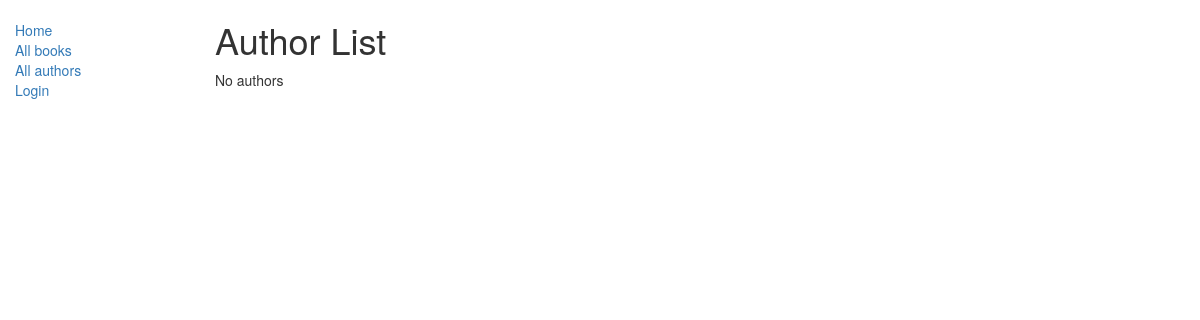
The app's page /catalog/authors/, older data.
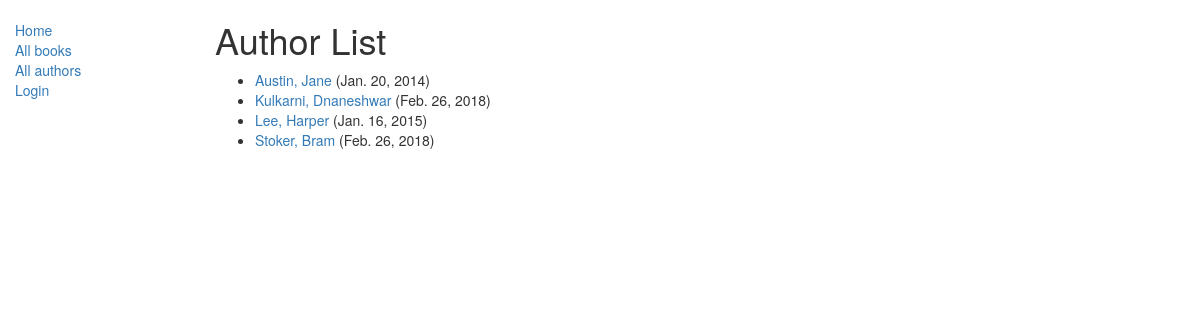
The same page, newer data.
### catalog/models.py (models this page shows, shortened)
class Author(models.Model):
	first_name = models.CharField(max_length=100)
	last_name = models.CharField(max_length=100)
	date_of_birth = models.DateField(null=True, blank=True)
	class Meta:
		ordering = ['last_name', 'first_name']
	def get_absolute_url(self):
		 return reverse('author-detail', args=[str(self.id)]) # pylint: disable=E1101

### catalog/views.py (the view)
# urls.py: path('authors/', views.AuthorListView.as_view(), name='authors'),
class AuthorListView(generic.ListView):
	model = Author

### catalog/templates/catalog/author_list.html
{% extends "base_generic.html" %}
{% block content %}
	<h1>
		Author List
	</h1>
	{% if object_list %}
		<ul>
			{% for author in object_list %}
				<li>
					<a href="{{author.get_absolute_url}}">
						{{author.last_name}},
						{{author.first_name}}
					</a>
					({{author.date_of_birth}})
				</li>
			{% endfor %}
		</ul>
		{% else %}
		<p> No authors </p>
	{% endif %}
{% endblock %}

### catalog/templates/base_generic.html (shortened to what this page needs)
<!DOCTYPE html>
<html lang="en">
<head>
	<link rel="stylesheet" href="https://maxcdn.bootstrapcdn.com/bootstrap/3.3.7/css/bootstrap.min.css">
	{% load static %}
	<link rel="stylesheet" href="{% static 'css/styles.css' %}">
</head>
<body>
	<div class="container-fluid">
		<div class="row">
			<div class="col-sm-2">
				{% block sidebar %}
				<ul class="sidebar-nav">
					<li>
						<a href="{% url 'index' %}">Home</a>
					</li>
					<li>
						<a href="{% url 'books' %}">All books</a>
					</li>
					<li>
						<a href="{% url 'authors' %}">All authors</a>
					</li>
					{% if user.is_authenticated %}
						<li>User: {{ user.get_username }}</li>
						<li>
							<a href="{% url 'my-borrowed' %}">My Borrowed</a>
						</li>
						<li><a href="{% url 'logout'%}?next={{request.path}}">Logout</a></li>
					{% else %}
						<li><a href="{% url 'login'%}?next={{request.path}}">Login</a></li>
					{% endif %}
				</ul>
				{% endblock %}
			</div>
			<div class="col-sm-10 ">
				{% block content %}{% endblock %}
			</div>
		</div>
	</div>
</body>
</html>

### catalog/static/css/styles.css (style rules this page uses)
.sidebar-nav { margin-top: 20px; padding: 0; list-style: none; }

Row changes from the older to the newer data that the page shows:
added Author: last_name "Austin", first_name "Jane", date_of_birth "Jan. 20, 2014"
added Author: last_name "Kulkarni", first_name "Dnaneshwar", date_of_birth "Feb. 26, 2018"
added Author: last_name "Lee", first_name "Harper", date_of_birth "Jan. 16, 2015"
added Author: last_name "Stoker", first_name "Bram", date_of_birth "Feb. 26, 2018"
Text that changed along with them:
text no longer shown: "No authors"
